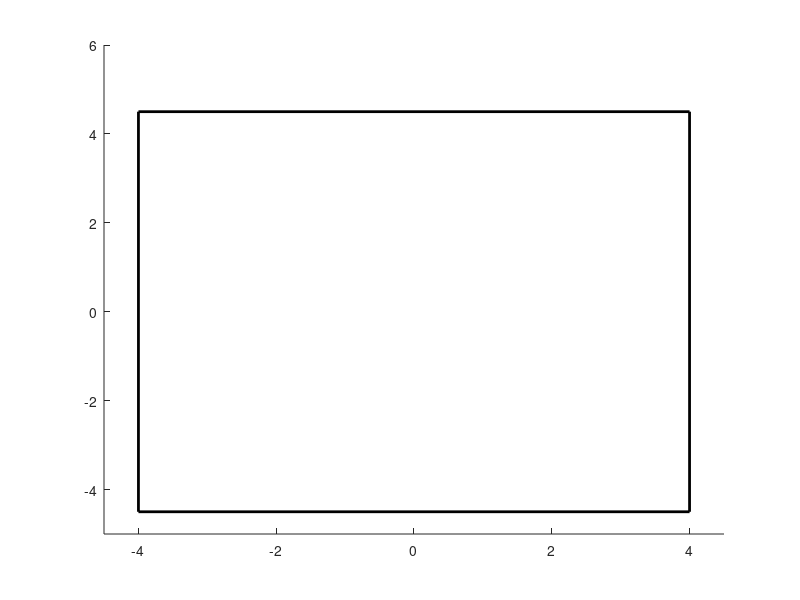

The MATLAB script that drew this image: (Note: this script raises an error after producing the figure.)
w=8;
h=9;

        
figure;
line([w/2, w/2], [h/2, -h/2], 'color', 'black', 'linewidth', 2)
hold
line([-w/2, -w/2], [h/2, -h/2], 'color', 'black', 'linewidth', 2)
line([w/2, -w/2], [h/2, h/2], 'color', 'black', 'linewidth', 2)
line([w/2, -w/2], [-h/2, -h/2], 'color', 'black', 'linewidth', 2)
axis([-w/2-.5 w/2+.5 -h/2-.5 h/2+1.5])

X=load('speakerMap2D.mat');
speaker_locs = X.full_map2d;
for n=1:12
    scatter(speaker_locs(n,1),speaker_locs(n,2),100, ... 
        'markeredge', [.3 .5 .7], ...
        'markerface', [.3 .7 .7], ...
        'linewidth', 2);
    text(speaker_locs(n,1)-.1, speaker_locs(n,2)-.5, sprintf('%d',n), 'fontsize', 14);

end

for n=13:20
    scatter(speaker_locs(n,1),speaker_locs(n,2),200, 'x', ... 
        'markeredge', [.7 .5 .3], ...
        'markerface', [.7 .7 .3], ...
        'linewidth', 2);
    text(speaker_locs(n,1)+.2, speaker_locs(n,2)-.3, sprintf('%d',n), 'fontsize', 14);
end
text(-w/2,-h/2+.5 , 'door', 'fontsize', 14);
title('Audiomaze Speaker Map', 'fontsize', 14, 'fontweight', 'bold')
set(gca, 'fontsize', 14); 
%set(gca, 'XDir', 'reverse');
set(gca, 'YDir', 'reverse');
axis equal
hold off